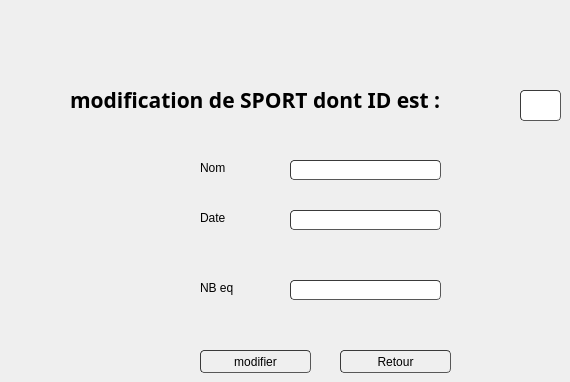
         <widget class="QWidget" name="page_20">
          <widget class="QLineEdit" name="date_modif_s">
           <property name="geometry">
            <rect>
             <x>290</x>
             <y>210</y>
             <width>151</width>
             <height>20</height>
            </rect>
           </property>
           <property name="styleSheet">
            <string notr="true">	border-width: 1px; border-radius: 4px;
	border-color: rgb(58, 58, 58);
	border-style: inset;
	padding: 0 8px;


	selection-color: rgb(60, 63, 65);</string>
           </property>
          </widget>
          <widget class="QLabel" name="label_65">
           <property name="geometry">
            <rect>
             <x>200</x>
             <y>210</y>
             <width>61</width>
             <height>16</height>
            </rect>
           </property>
           <property name="text">
            <string>Date</string>
           </property>
          </widget>
          <widget class="QLineEdit" name="nom_modif_s">
           <property name="geometry">
            <rect>
             <x>290</x>
             <y>160</y>
             <width>151</width>
             <height>20</height>
            </rect>
           </property>
           <property name="styleSheet">
            <string notr="true">	border-width: 1px; border-radius: 4px;
	border-color: rgb(58, 58, 58);
	border-style: inset;
	padding: 0 8px;


	selection-color: rgb(60, 63, 65);</string>
           </property>
          </widget>
          <widget class="QPushButton" name="modifier_s">
           <property name="geometry">
            <rect>
             <x>200</x>
             <y>350</y>
             <width>111</width>
             <height>23</height>
            </rect>
           </property>
           <property name="styleSheet">
            <string notr="true">	border-width: 1px; border-radius: 4px;
	border-color: rgb(58, 58, 58);
	border-style: inset;
	padding: 0 8px;


	selection-color: rgb(60, 63, 65);</string>
           </property>
           <property name="text">
            <string>modifier</string>
           </property>
           <property name="icon">
            <iconset>
             <normaloff>:/icons/icons8_checkmark_96px.png</normaloff>:/icons/icons8_checkmark_96px.png</iconset>
           </property>
          </widget>
          <widget class="QLabel" name="label_66">
           <property name="geometry">
            <rect>
             <x>200</x>
             <y>160</y>
             <width>51</width>
             <height>16</height>
            </rect>
           </property>
           <property name="text">
            <string>Nom</string>
           </property>
          </widget>
          <widget class="QPushButton" name="Annuler_s">
           <property name="geometry">
            <rect>
             <x>340</x>
             <y>350</y>
             <width>111</width>
             <height>23</height>
            </rect>
           </property>
           <property name="styleSheet">
            <string notr="true">	border-width: 1px; border-radius: 4px;
	border-color: rgb(58, 58, 58);
	border-style: inset;
	padding: 0 8px;


	selection-color: rgb(60, 63, 65);</string>
           </property>
           <property name="text">
            <string>Retour</string>
           </property>
           <property name="icon">
            <iconset>
             <normaloff>:/icons/icons8_back_to_200px.png</normaloff>:/icons/icons8_back_to_200px.png</iconset>
           </property>
          </widget>
          <widget class="QLabel" name="label_67">
           <property name="geometry">
            <rect>
             <x>70</x>
             <y>70</y>
             <width>441</width>
             <height>61</height>
            </rect>
           </property>
           <property name="font">
            <font>
             <family>Nueva Std</family>
             <pointsize>16</pointsize>
             <weight>75</weight>
             <bold>true</bold>
            </font>
           </property>
           <property name="text">
            <string>modification de SPORT dont   ID est : </string>
           </property>
           <property name="textFormat">
            <enum>Qt::RichText</enum>
           </property>
          </widget>
          <widget class="QLineEdit" name="nb_modif_s">
           <property name="geometry">
            <rect>
             <x>290</x>
             <y>280</y>
             <width>151</width>
             <height>20</height>
            </rect>
           </property>
           <property name="styleSheet">
            <string notr="true">	border-width: 1px; border-radius: 4px;
	border-color: rgb(58, 58, 58);
	border-style: inset;
	padding: 0 8px;


	selection-color: rgb(60, 63, 65);</string>
           </property>
          </widget>
          <widget class="QLabel" name="label_68">
           <property name="geometry">
            <rect>
             <x>200</x>
             <y>280</y>
             <width>71</width>
             <height>16</height>
            </rect>
           </property>
           <property name="text">
            <string>NB eq</string>
           </property>
          </widget>
          <widget class="QLineEdit" name="id_modif_s">
           <property name="geometry">
            <rect>
             <x>520</x>
             <y>90</y>
             <width>41</width>
             <height>31</height>
            </rect>
           </property>
           <property name="styleSheet">
            <string notr="true">	border-width: 1px; border-radius: 4px;
	border-color: rgb(58, 58, 58);
	border-style: inset;
	padding: 0 8px;


	selection-color: rgb(60, 63, 65);</string>
           </property>
          </widget>
         </widget>
